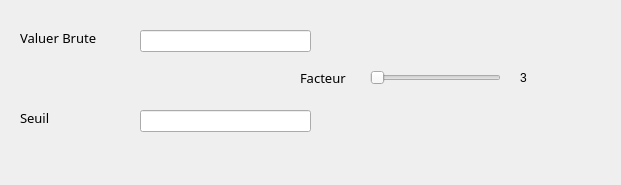
         <widget class="QWidget" name="page_16">
          <property name="geometry">
           <rect>
            <x>0</x>
            <y>0</y>
            <width>621</width>
            <height>185</height>
           </rect>
          </property>
          <attribute name="label">
           <string>Nombre de personnes actives</string>
          </attribute>
          <widget class="QLineEdit" name="lineEdit_32">
           <property name="geometry">
            <rect>
             <x>140</x>
             <y>30</y>
             <width>171</width>
             <height>22</height>
            </rect>
           </property>
          </widget>
          <widget class="QLabel" name="label_63">
           <property name="geometry">
            <rect>
             <x>300</x>
             <y>70</y>
             <width>51</width>
             <height>16</height>
            </rect>
           </property>
           <property name="font">
            <font>
             <family>Uni Sans Book</family>
             <pointsize>10</pointsize>
             <weight>50</weight>
             <italic>false</italic>
             <bold>false</bold>
            </font>
           </property>
           <property name="styleSheet">
            <string notr="true">font: 10pt &quot;Uni Sans Book&quot;;</string>
           </property>
           <property name="text">
            <string>Facteur</string>
           </property>
          </widget>
          <widget class="QLineEdit" name="lineEdit_33">
           <property name="geometry">
            <rect>
             <x>140</x>
             <y>110</y>
             <width>171</width>
             <height>22</height>
            </rect>
           </property>
          </widget>
          <widget class="QLabel" name="label_64">
           <property name="geometry">
            <rect>
             <x>20</x>
             <y>110</y>
             <width>101</width>
             <height>16</height>
            </rect>
           </property>
           <property name="font">
            <font>
             <family>Uni Sans Book</family>
             <pointsize>10</pointsize>
             <weight>50</weight>
             <italic>false</italic>
             <bold>false</bold>
            </font>
           </property>
           <property name="styleSheet">
            <string notr="true">font: 10pt &quot;Uni Sans Book&quot;;</string>
           </property>
           <property name="text">
            <string>Seuil</string>
           </property>
          </widget>
          <widget class="QLabel" name="label_65">
           <property name="geometry">
            <rect>
             <x>520</x>
             <y>70</y>
             <width>21</width>
             <height>16</height>
            </rect>
           </property>
           <property name="styleSheet">
            <string notr="true">font: 10pt &quot;Uni Sans Book&quot;;</string>
           </property>
           <property name="text">
            <string>3</string>
           </property>
          </widget>
          <widget class="QLabel" name="label_66">
           <property name="geometry">
            <rect>
             <x>20</x>
             <y>30</y>
             <width>101</width>
             <height>16</height>
            </rect>
           </property>
           <property name="font">
            <font>
             <family>Uni Sans Book</family>
             <pointsize>10</pointsize>
             <weight>50</weight>
             <italic>false</italic>
             <bold>false</bold>
            </font>
           </property>
           <property name="styleSheet">
            <string notr="true">font: 10pt &quot;Uni Sans Book&quot;;</string>
           </property>
           <property name="text">
            <string>Valuer Brute</string>
           </property>
          </widget>
          <widget class="QSlider" name="horizontalSlider_16">
           <property name="geometry">
            <rect>
             <x>370</x>
             <y>70</y>
             <width>131</width>
             <height>16</height>
            </rect>
           </property>
           <property name="orientation">
            <enum>Qt::Horizontal</enum>
           </property>
          </widget>
         </widget>
